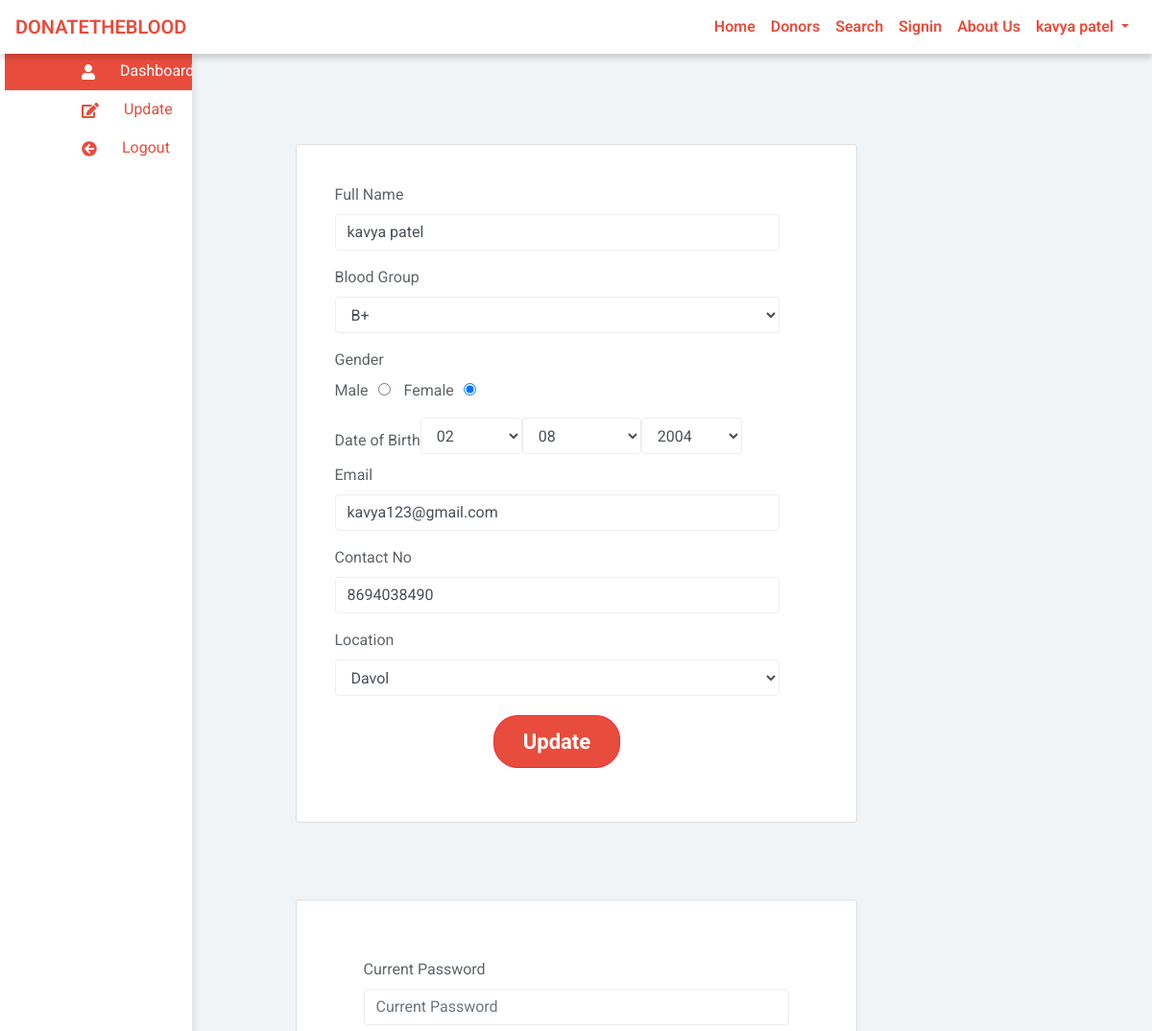
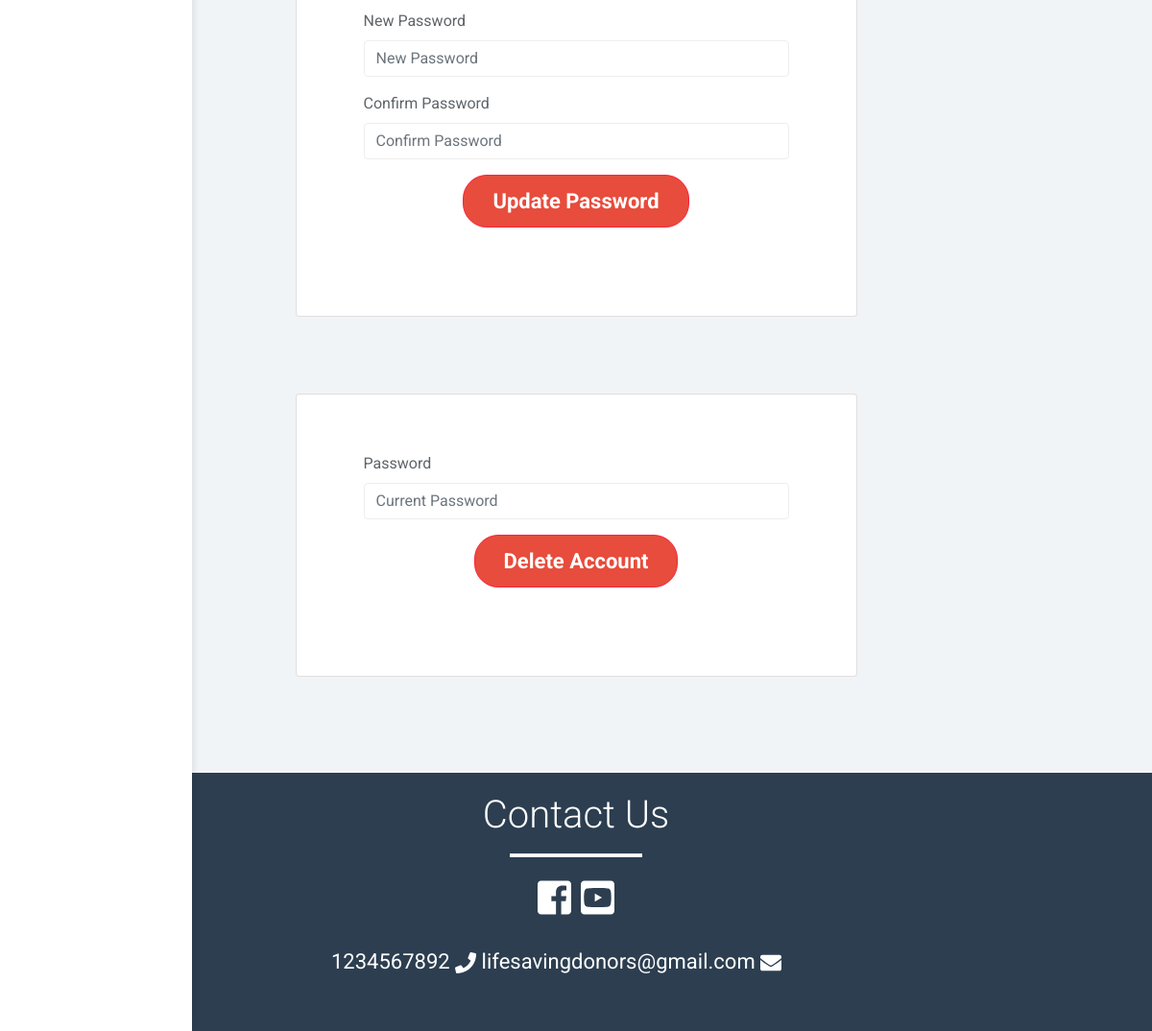
The app's page /user/update.php (signed in) with its own data (2 pictures, top to bottom).
### tables this page shows
CREATE TABLE `donor` (
  `id` int(11) NOT NULL,
  `name` varchar(50) NOT NULL,
  `gender` varchar(50) NOT NULL,
  `email` varchar(50) NOT NULL,
  `city` varchar(50) NOT NULL,
  `last_donation_date` date DEFAULT NULL,
  `dob` varchar(20) NOT NULL,
  `phone` varchar(15) DEFAULT NULL,
  `address` text DEFAULT NULL,
  `contact_no` varchar(16) NOT NULL,
  `save_life_date` varchar(20) NOT NULL,
  `password` varchar(100) NOT NULL,
  `blood_group` varchar(5) NOT NULL,
  `created_at` timestamp NOT NULL DEFAULT current_timestamp(),
  `reset_token` varchar(255) DEFAULT NULL,
  `token_expiry` datetime DEFAULT NULL
);

### user/update.php (the view, shortened to what this page needs)
<?php
include 'include/header.php';
include 'include/sidebar.php';
if (isset($_SESSION['user_id']) && !empty($_SESSION['user_id'])) {
?>
            <?php
    $sql = "SELECT * FROM donor WHERE id=" . $_SESSION['user_id'];
    $result = mysqli_query($connection, $sql);
    if (mysqli_num_rows($result) > 0) {
        while ($row = mysqli_fetch_assoc($result)) {
            $name = $row['name'];
            $blood_group = $row['blood_group'];
            $gender = $row['gender'];
            $email = $row['email'];
            $contact = $row['contact_no'];
            $city = $row['city'];
            $dob = $row['dob'];
            $date = explode("-", $dob);
        }
    }
           ?>
            <?php
include 'include/sidebar.php';
?>
    <div class="container" style="padding: 60px 0;">
        <div class="row">
            <div class=" card col-md-6 offset-md-3">
                <div class="panel panel-default" style="padding: 20px;">
                    <form class="form-group" action="" method="post" novalidate="">
                        <div class="form-group">
                            <label for="fullname">Full Name</label>
                            <input type="text" name="name" id="fullname" placeholder="Full Name" required pattern="[A-Za-z/\s]+" title="Only lower and upper case and space" class="form-control" value="<?php if (isset($name)) echo $name; ?>">
                        </div>
                        <div class="form-group">
                            <label for="name">Blood Group</label><br>
                            <select class="form-control demo-default" id="blood_group" name="blood_group" required>
                                <?php if (isset($blood_group)) echo '<option selected="" value="' . $blood_group . '">' . $blood_group . '</option>'; ?>
                            </select>
                        </div>
                        <div class="form-group">
                            <label for="gender">Gender</label><br>
                            Male<input type="radio" name="gender" id="gender" value="Male" style="margin-left:10px; margin-right:10px;" <?php if (!isset($gender) || $gender == 'Male') echo "checked"; ?>>
                            Female<input type="radio" name="gender" id="gender" value="Female" style="margin-left:10px;" <?php if (isset($gender) && $gender == 'Female') echo "checked"; ?>>
                        </div>
                        <div class="form-inline">
                            <label for="name">Date of Birth</label><br><br>
                            <select class="form-control demo-default" id="date" name="day" style="margin-bottom:10px;" required>
                                <?php
                                if (isset($date['2'])) echo '<option selected value="' . $date['2'] . '">' . $date['2'] . '</option>';
                                ?>
                            </select>
                            <select class="form-control demo-default" name="month" id="month" style="margin-bottom:10px;" required>
                                <?php
                                if (isset($date['1'])) echo '<option selected value="' . $date['1'] . '">' . $date['1'] . '</option>';
                                ?>
                            </select>
                            <select class="form-control demo-default" id="year" name="year" style="margin-bottom:10px;" required>
                                <?php
                                if (isset($date['0'])) echo '<option selected value="' . $date['0'] . '">' . $date['0'] . '</option>';
                                ?>
                            </select>
                        </div>
                        <div class="form-group">
                            <label for="fullname">Email</label>
                            <input type="text" name="email" id="email" placeholder="Email" pattern="[a-z0-9._%+-]+@[a-z0-9.-]+\.[a-z]{2,4}$" title="Please write correct email" class="form-control" value="<?php if (isset($email)) echo $email; ?>">
                        </div>
                        <div class="form-group">
                            <label for="contact_no">Contact No</label>
                            <input type="text" name="contact_no" placeholder="+91-********" class="form-control" required pattern="^\d{11}$" title="11 numeric characters only" maxlength="11" value="<?php if (isset($contact)) echo $contact; ?>">
                        </div>
                        <div class="form-group">
                            <label for="city">Location</label>
                            <select name="city" id="city" class="form-control demo-default" required>
                                <?php if (isset($city)) echo '<option selected="" value="' . $city . '">' . $city . '</option>'; ?>
                            </select>
                        </div>
                        <div class="form-group">
                            <button id="submit" name="submit" type="submit" class="btn btn-lg btn-danger center-aligned" style="margin-top: 20px;">Update</button>
                        </div>
                    </form>
                </div>
            </div>
            <div class="card col-md-6 offset-md-3">
                <div class="panel panel-default" style="padding: 20px;">
                    <form action="" method="post" class="form-group form-container" >
                        <div class="form-group">
                            <label for="oldpassword">Current Password</label>
                            <input type="password" required name="old_password" placeholder="Current Password" class="form-control">
                        </div>
                        <div class="form-group">
                            <label for="newpassword">New Password</label>
                            <input type="password" required name="new_password" placeholder="New Password" class="form-control">
                        </div>
                        <div class="form-group">
                            <label for="c_password">Confirm Password</label>
                            <input type="password" required name="c_password" placeholder="Confirm Password" class="form-control">
                        </div>
                        <div class="form-group">
                            <button class="btn btn-lg btn-danger center-aligned" type="submit" name="update_pass">Update Password</button>
                        </div>
                    </form>
                </div>
            </div>
            <div class="card col-md-6 offset-md-3">
                <div class="panel panel-default" style="padding: 20px;">
                    <form action="" method="post" class="form-group form-container" >
                        <div class="form-group">
                            <label for="oldpassword">Password</label>
                            <input type="password" required name="account_password" placeholder="Current Password" class="form-control">
                        </div>
                        <div class="form-group">
                            <button class="btn btn-lg btn-danger center-aligned" type="submit" name="delete_account">Delete Account</button>
                        </div>
                    </form>
                </div>
            </div>
        </div>
    </div>
<?php
} else {
    header("Location: ../index.php");
}
include 'include/footer.php';
?>

### css/custom.css (style rules this page uses)
@media (min-width: 768px) { .form-group { text-align: center; } }
.form-group { padding-right: 20px; }
.btn-danger { background-color: #e74c3c; border-radius: 25px; padding: 10px 30px; font-size: 22px; font-weight: 700; }
.center-aligned { display: table; margin: 0 auto; }
.card { width: 350px; padding: 20px; margin-top: 40px; margin-bottom: 40px; }

### css/styles.css (style rules this page uses)
.form-control { border: 1px solid #eee; box-shadow: none; }
.btn-danger, .btn-danger:hover, .btn-danger:focus, .btn-danger:active, .btn-danger.active, .open > .dropdown-toggle.btn-danger, .btn-danger.disabled, .btn-danger[disabled], fieldset[disabled] .btn-danger, .btn-danger.disabled:hover, .btn-danger[disabled]:hover, fieldset[disabled] .btn-danger:hover, .btn-danger.disabled:focus, .btn-danger[disabled]:focus, fieldset[disabled] .btn-danger:focus, .btn-danger.disabled:active, .btn-danger[disabled]:active, fieldset[disabled] .btn-danger:active, .btn-danger.disabled.active, .btn-danger[disabled].active, fieldset[disabled] .btn-danger.active { background-color: #f9243f; border-color: #f9243f; }
.panel { border: 0; }
.btn-danger { background-color: #e74c3c; border-radius: 25px; padding: 10px 30px; font-size: 22px; font-weight: 700; }
.center-aligned { display: table; margin: 0 auto; }

### user/update.php (style rules this page uses)
.form-group { text-align: left; }
.form-container { padding: 20px 10px 20px 30px; }

### records on screen
donor: name "kavya patel", blood_group "B+", gender "☐ Gender", gender "☑", day "02", month "08", year "2004", email "kavya123@gmail.com", contact_no "8694038490", city "Davol"

### other values on screen
$_SESSION['name'] "kavya patel"
